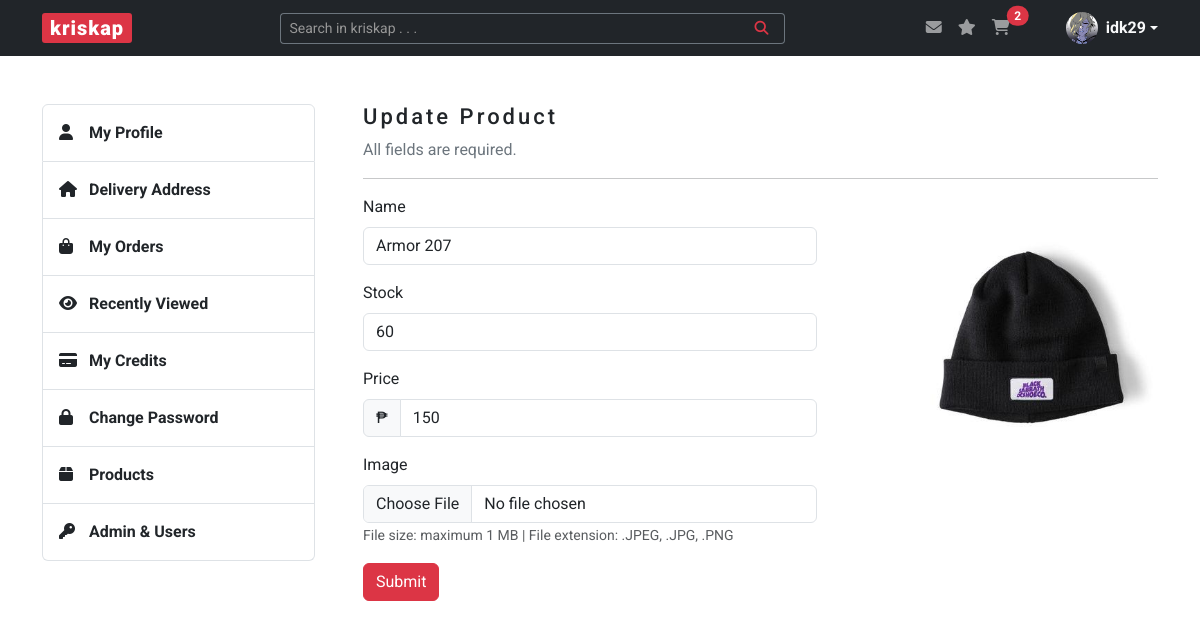
/product/3/update (signed in), run on an earlier commit of the app's database.
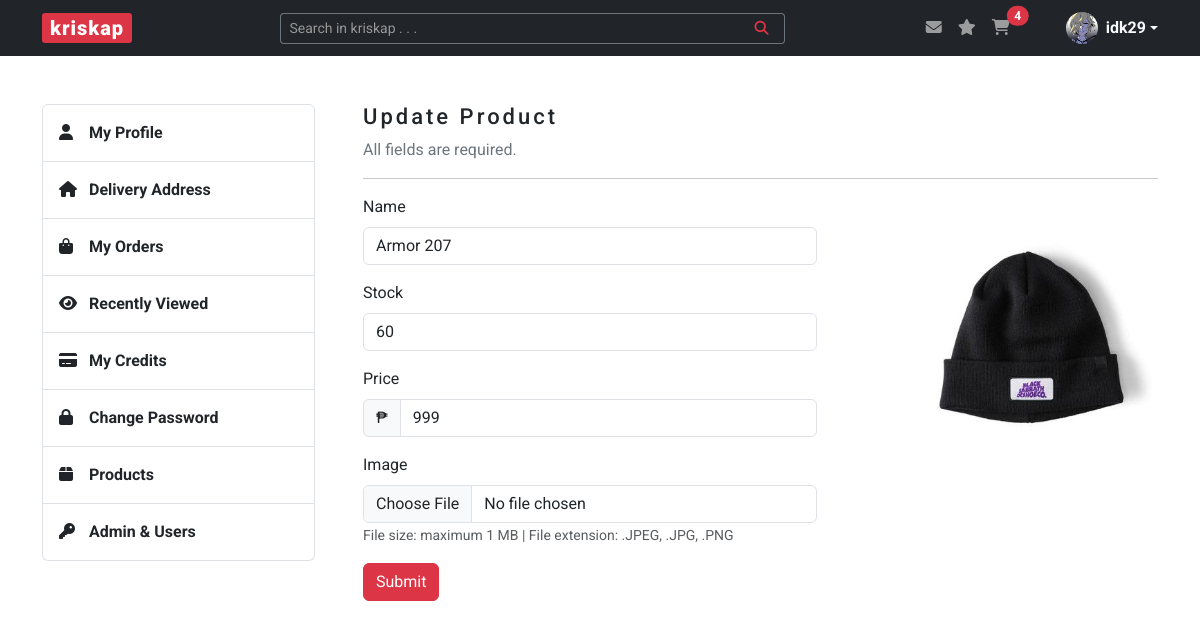
And on a later commit of the database.
### kriskap/models.py (models this page shows)
class Product(db.Model):
    __tablename__ = "products"
    id = db.Column(db.Integer, primary_key=True)
    name = db.Column(db.String(60), unique=True, nullable=False)
    stock = db.Column(db.Integer, nullable=False)
    price = db.Column(db.Integer, nullable=False)
    image_file = db.Column(db.String(250), nullable=False)
    carts = relationship("Cart", back_populates="parent_product")

### kriskap/products/routes.py (the view, shortened to what this page needs)
@products.route("/product/<int:product_id>/update", methods=["GET", "POST"])
@login_required
@admin_only
def update_product(product_id):
    product = Product.query.get_or_404(product_id)
    form = UpdateProductForm(
        name=product.name,
        stock=product.stock,
        price=product.price,
        image_f=product.image_file,
    )
    image_file = url_for("static", filename="img/product_pics/" + product.image_file)
    return render_template(
        "create_product.html",
        title="Update Product",
        product=product,
        form=form,
        image_file=image_file,
        product_id=product_id,
    )

### kriskap/products/forms.py
class UpdateProductForm(FlaskForm):
    name = StringField("Name", validators=[DataRequired(), Length(min=5, max=60)])
    stock = IntegerField("Stock")
    price = FloatField("Price")
    image_f = FileField(
        "Image",
        validators=[DataRequired(), FileAllowed(["jpg", "png", "jpeg", "webp"])],
    )
    submit = SubmitField("Submit")

### kriskap/models.py (called while the page is built)
@login_manager.user_loader
def load_user(user_id):
    return User.query.get(int(user_id))

### kriskap/users/utils.py (called while the page is built)
def admin_only(f):
    @wraps(f)
    def decorated_function(*args, **kwargs):
        if current_user.user_type != "admin":
            return abort(403)
        return f(*args, **kwargs)
    return decorated_function

### kriskap/templates/create_product.html (shortened to what the changed rows need)
{% extends "base.html" %}
{% block content %}
    <section id="section-create-product" class="content-section mb-5">
        <div class="row justify-content-between">
            <div class="col-lg-9 ps-lg-5">
                <form method="POST" action="" novalidate enctype="multipart/form-data">
                    <fieldset>
                        <div class="row justify-content-between">
                            <div class="col-lg-7">
                                <div class="mb-3">
                                    {{ form.name.label(class='form-label') }}
                                    {% if form.name.errors %}
                                        {{ form.name(class='form-control is-invalid') }}
                                        <div class="invalid-feedback">
                                            {% for error in form.name.errors %}
                                                <span>{{ error }}</span>
                                            {% endfor %}
                                        </div>
                                    {% else %}
                                        {{ form.name(class='form-control') }}
                                    {% endif %}
                                </div>
                                <div class="mb-3">
                                    {{ form.stock.label(class='form-label') }}
                                    {% if form.stock.errors %}
                                        {{ form.stock(class='form-control is-invalid') }}
                                        <div class="invalid-feedback">
                                            {% for error in form.stock.errors %}
                                                <span>{{ error }}</span>
                                            {% endfor %}
                                        </div>
                                    {% else %}
                                        {{ form.stock(class='form-control') }}
                                    {% endif %}
                                </div>
                                <div class="mb-3">
                                    <div class="input-group">
                                        <span class="input-group-text">₱</span>
                                        {% if form.price.errors %}
                                            {{ form.price(class='form-control is-invalid') }}
                                            <div class="invalid-feedback">
                                                {% for error in form.price.errors %}
                                                    <span>{{ error }}</span>
                                                {% endfor %}
                                            </div>
                                        {% else %}
                                            {{ form.price(class='form-control') }}
                                        {% endif %}
                                    </div>
                                </div>
                            </div>
                        </div>
                    </fieldset>
                </form>
            </div>
        </div>
    </section>
{% endblock %}

### kriskap/templates/base.html (shortened to what this page needs)
<!DOCTYPE html>
<html lang="en">
<head>
    <link rel="stylesheet" href="https://cdn.jsdelivr.net/npm/bootstrap@5.3.0-alpha1/dist/css/bootstrap.min.css">
    <link rel="stylesheet" href="{{ url_for('static', filename='css/styles.css') }}">
</head>
<body>
    <header>
        <nav class="navbar navbar-expand-lg navbar-dark bg-dark">
            <div class="container">
                <a class="navbar-brand px-2 py-0" href="{{ url_for('main.home') }}">kriskap</a>
                <div class="collapse navbar-collapse" id="navbarSupportedContent">
                    <form class="d-flex ms-auto form-search w-50" role="search">
                        <div class="input-group input-group-sm">
                            <input type="text" class="form-control text-bg-dark border-secondary border-end-0" placeholder="Search in kriskap . . ." aria-label="Search in kriskap . . ." aria-describedby="button-addon">
                            <button class="btn btn-outline-danger border-start-0 border-secondary" type="button" id="button-addon"><i class="fa-solid fa-magnifying-glass px-2"></i></button>
                        </div>
                    </form>
                    <ul class="navbar-nav ms-auto mb-2 mb-lg-0 notification-cart">
                        <li class="nav-item">
                            <a href="" class="nav-link position-relative d-inline-block">
                                <i class="fa-solid fa-envelope"></i>
                            </a>
                        </li>
                        <li class="nav-item">
                            <a href="" class="nav-link d-inline-block">
                                <i class="fa-solid fa-star"></i>
                            </a>
                        </li>
                        <li class="nav-item me-5">
                            <a href="{{ url_for('carts.view_cart') }}" class="nav-link position-relative d-inline-block">
                                <i class="fa-solid fa-cart-shopping"></i>
                                {% if current_user.is_authenticated %}
                                    <span id="cartTotal" class="position-absolute start-100 translate-middle badge rounded-pill bg-danger">
                                        {% set items = [] %}
                                        {{ items | sum }}
                                    </span>
                                {% endif %}
                            </a>
                        </li>
                        {% if current_user.is_authenticated %}
                        <li class="dropdown d-flex align-items-center">
                            <a href="#" class="d-flex align-items-center text-light text-decoration-none dropdown-toggle" data-bs-toggle="dropdown" aria-expanded="false">
                                <img src="{{ url_for('static', filename='img/profile_pics/' + current_user.image_file) }}" alt="" width="32" height="32" class="rounded-circle me-2">
                                <strong>{{ current_user.username }}</strong>
                            </a>
                        </li>
                        {% endif %}
                    </ul>
                </div>
            </div>
        </nav>
    </header>
    <main class="container mt-5">
        {% block content %} {% endblock %}
    </main>
</body>
</html>

What changed in the data, as far as the page shows it:
changed Product "Armor 207": price "150" → "999"
Also different on the page:
{{ items | sum }}: "2" → "4"
